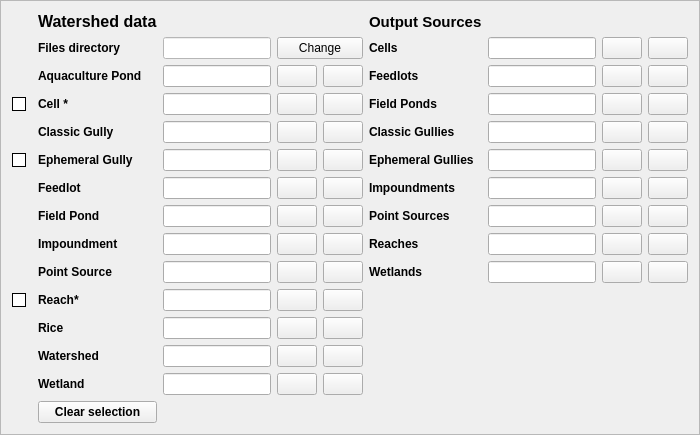
               <widget class="QFrame" name="frame_2">
                <property name="frameShape">
                 <enum>QFrame::StyledPanel</enum>
                </property>
                <property name="frameShadow">
                 <enum>QFrame::Raised</enum>
                </property>
                <layout class="QGridLayout" name="gridLayout_6">
                 <item row="0" column="0">
                  <layout class="QGridLayout" name="gridLayout">
                   <item row="3" column="1">
                    <widget class="QLabel" name="label_2">
                     <property name="font">
                      <font>
                       <weight>75</weight>
                       <bold>true</bold>
                      </font>
                     </property>
                     <property name="text">
                      <string>Cell *</string>
                     </property>
                    </widget>
                   </item>
                   <item row="1" column="1">
                    <widget class="QLabel" name="label_25">
                     <property name="font">
                      <font>
                       <weight>75</weight>
                       <bold>true</bold>
                      </font>
                     </property>
                     <property name="text">
                      <string>Files directory</string>
                     </property>
                    </widget>
                   </item>
                   <item row="1" column="8">
                    <widget class="QPushButton" name="w34">
                     <property name="text">
                      <string/>
                     </property>
                    </widget>
                   </item>
                   <item row="7" column="3">
                    <widget class="QPushButton" name="w6">
                     <property name="text">
                      <string/>
                     </property>
                    </widget>
                   </item>
                   <item row="7" column="4">
                    <widget class="QPushButton" name="w27">
                     <property name="text">
                      <string/>
                     </property>
                    </widget>
                   </item>
                   <item row="7" column="2">
                    <widget class="QLineEdit" name="l_7"/>
                   </item>
                   <item row="2" column="8">
                    <widget class="QPushButton" name="w35">
                     <property name="text">
                      <string/>
                     </property>
                    </widget>
                   </item>
                   <item row="13" column="1">
                    <widget class="QLabel" name="label_12">
                     <property name="font">
                      <font>
                       <weight>75</weight>
                       <bold>true</bold>
                      </font>
                     </property>
                     <property name="text">
                      <string>Wetland</string>
                     </property>
                    </widget>
                   </item>
                   <item row="0" column="1">
                    <widget class="QLabel" name="label">
                     <property name="font">
                      <font>
                       <pointsize>12</pointsize>
                       <weight>75</weight>
                       <bold>true</bold>
                      </font>
                     </property>
                     <property name="styleSheet">
                      <string notr="true"/>
                     </property>
                     <property name="text">
                      <string>Watershed data</string>
                     </property>
                    </widget>
                   </item>
                   <item row="7" column="7">
                    <widget class="QPushButton" name="w19">
                     <property name="text">
                      <string/>
                     </property>
                    </widget>
                   </item>
                   <item row="2" column="3">
                    <widget class="QPushButton" name="w1">
                     <property name="text">
                      <string/>
                     </property>
                    </widget>
                   </item>
                   <item row="10" column="1">
                    <widget class="QLabel" name="label_8">
                     <property name="font">
                      <font>
                       <weight>75</weight>
                       <bold>true</bold>
                      </font>
                     </property>
                     <property name="text">
                      <string>Reach*</string>
                     </property>
                    </widget>
                   </item>
                   <item row="8" column="8">
                    <widget class="QPushButton" name="w41">
                     <property name="text">
                      <string/>
                     </property>
                    </widget>
                   </item>
                   <item row="9" column="8">
                    <widget class="QPushButton" name="w42">
                     <property name="text">
                      <string/>
                     </property>
                    </widget>
                   </item>
                   <item row="8" column="6">
                    <widget class="QLineEdit" name="l_21"/>
                   </item>
                   <item row="3" column="5">
                    <widget class="QLabel" name="label_17">
                     <property name="font">
                      <font>
                       <weight>75</weight>
                       <bold>true</bold>
                      </font>
                     </property>
                     <property name="text">
                      <string>Field Ponds</string>
                     </property>
                    </widget>
                   </item>
                   <item row="5" column="2">
                    <widget class="QLineEdit" name="l_5"/>
                   </item>
                   <item row="2" column="7">
                    <widget class="QPushButton" name="w14">
                     <property name="text">
                      <string/>
                     </property>
                    </widget>
                   </item>
                   <item row="5" column="4">
                    <widget class="QPushButton" name="w25">
                     <property name="text">
                      <string/>
                     </property>
                    </widget>
                   </item>
                   <item row="4" column="5">
                    <widget class="QLabel" name="label_18">
                     <property name="font">
                      <font>
                       <weight>75</weight>
                       <bold>true</bold>
                      </font>
                     </property>
                     <property name="text">
                      <string>Classic Gullies</string>
                     </property>
                    </widget>
                   </item>
                   <item row="11" column="3">
                    <widget class="QPushButton" name="w10">
                     <property name="text">
                      <string/>
                     </property>
                    </widget>
                   </item>
                   <item row="8" column="7">
                    <widget class="QPushButton" name="w20">
                     <property name="text">
                      <string/>
                     </property>
                    </widget>
                   </item>
                   <item row="6" column="6">
                    <widget class="QLineEdit" name="l_19"/>
                   </item>
                   <item row="1" column="7">
                    <widget class="QPushButton" name="w13">
                     <property name="text">
                      <string/>
                     </property>
                    </widget>
                   </item>
                   <item row="9" column="3">
                    <widget class="QPushButton" name="w8">
                     <property name="text">
                      <string/>
                     </property>
                    </widget>
                   </item>
                   <item row="12" column="2">
                    <widget class="QLineEdit" name="l_12"/>
                   </item>
                   <item row="2" column="5">
                    <widget class="QLabel" name="label_16">
                     <property name="font">
                      <font>
                       <weight>75</weight>
                       <bold>true</bold>
                      </font>
                     </property>
                     <property name="text">
                      <string>Feedlots</string>
                     </property>
                    </widget>
                   </item>
                   <item row="9" column="5">
                    <widget class="QLabel" name="label_23">
                     <property name="font">
                      <font>
                       <weight>75</weight>
                       <bold>true</bold>
                      </font>
                     </property>
                     <property name="text">
                      <string>Wetlands</string>
                     </property>
                    </widget>
                   </item>
                   <item row="12" column="3">
                    <widget class="QPushButton" name="w11">
                     <property name="text">
                      <string/>
                     </property>
                    </widget>
                   </item>
                   <item row="3" column="8">
                    <widget class="QPushButton" name="w36">
                     <property name="text">
                      <string/>
                     </property>
                    </widget>
                   </item>
                   <item row="6" column="4">
                    <widget class="QPushButton" name="w26">
                     <property name="text">
                      <string/>
                     </property>
                    </widget>
                   </item>
                   <item row="6" column="3">
                    <widget class="QPushButton" name="w5">
                     <property name="text">
                      <string/>
                     </property>
                    </widget>
                   </item>
                   <item row="13" column="2">
                    <widget class="QLineEdit" name="l_13"/>
                   </item>
                   <item row="9" column="2">
                    <widget class="QLineEdit" name="l_9"/>
                   </item>
                   <item row="11" column="4">
                    <widget class="QPushButton" name="w31">
                     <property name="text">
                      <string/>
                     </property>
                    </widget>
                   </item>
                   <item row="10" column="3">
                    <widget class="QPushButton" name="w9">
                     <property name="text">
                      <string/>
                     </property>
                    </widget>
                   </item>
                   <item row="3" column="3">
                    <widget class="QPushButton" name="w2">
                     <property name="text">
                      <string/>
                     </property>
                    </widget>
                   </item>
                   <item row="1" column="5">
                    <widget class="QLabel" name="label_13">
                     <property name="font">
                      <font>
                       <weight>75</weight>
                       <bold>true</bold>
                      </font>
                     </property>
                     <property name="text">
                      <string>Cells</string>
                     </property>
                    </widget>
                   </item>
                   <item row="6" column="5">
                    <widget class="QLabel" name="label_20">
                     <property name="font">
                      <font>
                       <weight>75</weight>
                       <bold>true</bold>
                      </font>
                     </property>
                     <property name="text">
                      <string>Impoundments</string>
                     </property>
                    </widget>
                   </item>
                   <item row="6" column="1">
                    <widget class="QLabel" name="label_6">
                     <property name="font">
                      <font>
                       <weight>75</weight>
                       <bold>true</bold>
                      </font>
                     </property>
                     <property name="text">
                      <string>Feedlot </string>
                     </property>
                    </widget>
                   </item>
                   <item row="6" column="2">
                    <widget class="QLineEdit" name="l_6"/>
                   </item>
                   <item row="4" column="4">
                    <widget class="QPushButton" name="w24">
                     <property name="text">
                      <string/>
                     </property>
                    </widget>
                   </item>
                   <item row="12" column="4">
                    <widget class="QPushButton" name="w32">
                     <property name="text">
                      <string/>
                     </property>
                    </widget>
                   </item>
                   <item row="8" column="2">
                    <widget class="QLineEdit" name="l_8"/>
                   </item>
                   <item row="8" column="3">
                    <widget class="QPushButton" name="w7">
                     <property name="text">
                      <string/>
                     </property>
                    </widget>
                   </item>
                   <item row="12" column="1">
                    <widget class="QLabel" name="label_11">
                     <property name="font">
                      <font>
                       <weight>75</weight>
                       <bold>true</bold>
                      </font>
                     </property>
                     <property name="text">
                      <string>Watershed</string>
                     </property>
                    </widget>
                   </item>
                   <item row="5" column="5">
                    <widget class="QLabel" name="label_19">
                     <property name="font">
                      <font>
                       <weight>75</weight>
                       <bold>true</bold>
                      </font>
                     </property>
                     <property name="text">
                      <string>Ephemeral Gullies</string>
                     </property>
                    </widget>
                   </item>
                   <item row="1" column="3" colspan="2">
                    <widget class="QPushButton" name="change_w">
                     <property name="text">
                      <string>Change</string>
                     </property>
                    </widget>
                   </item>
                   <item row="14" column="1">
                    <widget class="QPushButton" name="clear_w">
                     <property name="font">
                      <font>
                       <weight>75</weight>
                       <bold>true</bold>
                      </font>
                     </property>
                     <property name="text">
                      <string>Clear selection</string>
                     </property>
                    </widget>
                   </item>
                   <item row="5" column="8">
                    <widget class="QPushButton" name="w38">
                     <property name="text">
                      <string/>
                     </property>
                    </widget>
                   </item>
                   <item row="10" column="2">
                    <widget class="QLineEdit" name="l_10"/>
                   </item>
                   <item row="6" column="7">
                    <widget class="QPushButton" name="w18">
                     <property name="text">
                      <string/>
                     </property>
                    </widget>
                   </item>
                   <item row="11" column="2">
                    <widget class="QLineEdit" name="l_11"/>
                   </item>
                   <item row="2" column="1">
                    <widget class="QLabel" name="label_3">
                     <property name="font">
                      <font>
                       <weight>75</weight>
                       <bold>true</bold>
                      </font>
                     </property>
                     <property name="text">
                      <string>Aquaculture Pond</string>
                     </property>
                    </widget>
                   </item>
                   <item row="10" column="4">
                    <widget class="QPushButton" name="w30">
                     <property name="text">
                      <string/>
                     </property>
                    </widget>
                   </item>
                   <item row="7" column="6">
                    <widget class="QLineEdit" name="l_20"/>
                   </item>
                   <item row="2" column="4">
                    <widget class="QPushButton" name="w22">
                     <property name="text">
                      <string/>
                     </property>
                    </widget>
                   </item>
                   <item row="5" column="6">
                    <widget class="QLineEdit" name="l_18"/>
                   </item>
                   <item row="4" column="7">
                    <widget class="QPushButton" name="w16">
                     <property name="text">
                      <string/>
                     </property>
                    </widget>
                   </item>
                   <item row="7" column="1">
                    <widget class="QLabel" name="label_14">
                     <property name="font">
                      <font>
                       <weight>75</weight>
                       <bold>true</bold>
                      </font>
                     </property>
                     <property name="text">
                      <string>Field Pond</string>
                     </property>
                    </widget>
                   </item>
                   <item row="3" column="4">
                    <widget class="QPushButton" name="w23">
                     <property name="text">
                      <string/>
                     </property>
                    </widget>
                   </item>
                   <item row="9" column="4">
                    <widget class="QPushButton" name="w29">
                     <property name="text">
                      <string/>
                     </property>
                    </widget>
                   </item>
                   <item row="9" column="7">
                    <widget class="QPushButton" name="w21">
                     <property name="text">
                      <string/>
                     </property>
                    </widget>
                   </item>
                   <item row="8" column="5">
                    <widget class="QLabel" name="label_22">
                     <property name="font">
                      <font>
                       <weight>75</weight>
                       <bold>true</bold>
                      </font>
                     </property>
                     <property name="text">
                      <string>Reaches</string>
                     </property>
                    </widget>
                   </item>
                   <item row="1" column="6">
                    <widget class="QLineEdit" name="l_14"/>
                   </item>
                   <item row="2" column="6">
                    <widget class="QLineEdit" name="l_15"/>
                   </item>
                   <item row="4" column="1">
                    <widget class="QLabel" name="label_4">
                     <property name="font">
                      <font>
                       <weight>75</weight>
                       <bold>true</bold>
                      </font>
                     </property>
                     <property name="text">
                      <string>Classic Gully</string>
                     </property>
                    </widget>
                   </item>
                   <item row="3" column="2">
                    <widget class="QLineEdit" name="l_3">
                     <property name="styleSheet">
                      <string notr="true"/>
                     </property>
                    </widget>
                   </item>
                   <item row="5" column="3">
                    <widget class="QPushButton" name="w4">
                     <property name="text">
                      <string/>
                     </property>
                    </widget>
                   </item>
                   <item row="4" column="8">
                    <widget class="QPushButton" name="w37">
                     <property name="text">
                      <string/>
                     </property>
                    </widget>
                   </item>
                   <item row="8" column="1">
                    <widget class="QLabel" name="label_7">
                     <property name="font">
                      <font>
                       <weight>75</weight>
                       <bold>true</bold>
                      </font>
                     </property>
                     <property name="text">
                      <string>Impoundment</string>
                     </property>
                    </widget>
                   </item>
                   <item row="8" column="4">
                    <widget class="QPushButton" name="w28">
                     <property name="text">
                      <string/>
                     </property>
                    </widget>
                   </item>
                   <item row="4" column="2">
                    <widget class="QLineEdit" name="l_4"/>
                   </item>
                   <item row="1" column="2">
                    <widget class="QLineEdit" name="l_1">
                     <property name="styleSheet">
                      <string notr="true">background-color: white;</string>
                     </property>
                    </widget>
                   </item>
                   <item row="3" column="6">
                    <widget class="QLineEdit" name="l_16"/>
                   </item>
                   <item row="13" column="4">
                    <widget class="QPushButton" name="w33">
                     <property name="text">
                      <string/>
                     </property>
                    </widget>
                   </item>
                   <item row="2" column="2">
                    <widget class="QLineEdit" name="l_2">
                     <property name="styleSheet">
                      <string notr="true"/>
                     </property>
                    </widget>
                   </item>
                   <item row="3" column="7">
                    <widget class="QPushButton" name="w15">
                     <property name="text">
                      <string/>
                     </property>
                    </widget>
                   </item>
                   <item row="11" column="1">
                    <widget class="QLabel" name="label_10">
                     <property name="font">
                      <font>
                       <weight>75</weight>
                       <bold>true</bold>
                      </font>
                     </property>
                     <property name="text">
                      <string>Rice</string>
                     </property>
                    </widget>
                   </item>
                   <item row="0" column="5">
                    <widget class="QLabel" name="label_15">
                     <property name="font">
                      <font>
                       <pointsize>11</pointsize>
                       <weight>75</weight>
                       <bold>true</bold>
                      </font>
                     </property>
                     <property name="text">
                      <string>Output Sources</string>
                     </property>
                    </widget>
                   </item>
                   <item row="5" column="7">
                    <widget class="QPushButton" name="w17">
                     <property name="text">
                      <string/>
                     </property>
                    </widget>
                   </item>
                   <item row="9" column="1">
                    <widget class="QLabel" name="label_9">
                     <property name="font">
                      <font>
                       <weight>75</weight>
                       <bold>true</bold>
                      </font>
                     </property>
                     <property name="text">
                      <string>Point Source</string>
                     </property>
                    </widget>
                   </item>
                   <item row="9" column="6">
                    <widget class="QLineEdit" name="l_22"/>
                   </item>
                   <item row="4" column="3">
                    <widget class="QPushButton" name="w3">
                     <property name="text">
                      <string/>
                     </property>
                    </widget>
                   </item>
                   <item row="6" column="8">
                    <widget class="QPushButton" name="w39">
                     <property name="text">
                      <string/>
                     </property>
                    </widget>
                   </item>
                   <item row="13" column="3">
                    <widget class="QPushButton" name="w12">
                     <property name="text">
                      <string/>
                     </property>
                    </widget>
                   </item>
                   <item row="7" column="8">
                    <widget class="QPushButton" name="w40">
                     <property name="text">
                      <string/>
                     </property>
                    </widget>
                   </item>
                   <item row="5" column="1">
                    <widget class="QLabel" name="label_5">
                     <property name="font">
                      <font>
                       <weight>75</weight>
                       <bold>true</bold>
                      </font>
                     </property>
                     <property name="text">
                      <string>Ephemeral Gully</string>
                     </property>
                    </widget>
                   </item>
                   <item row="4" column="6">
                    <widget class="QLineEdit" name="l_17"/>
                   </item>
                   <item row="7" column="5">
                    <widget class="QLabel" name="label_21">
                     <property name="font">
                      <font>
                       <weight>75</weight>
                       <bold>true</bold>
                      </font>
                     </property>
                     <property name="text">
                      <string>Point Sources</string>
                     </property>
                    </widget>
                   </item>
                   <item row="0" column="0">
                    <widget class="QLabel" name="label_80">
                     <property name="text">
                      <string/>
                     </property>
                    </widget>
                   </item>
                   <item row="3" column="0">
                    <widget class="QCheckBox" name="checkBox">
                     <property name="styleSheet">
                      <string notr="true">QCheckBox::hover{color:white}

QCheckBox::indicator:unchecked {
    background-color: white;
	border: 1px solid black
}
</string>
                     </property>
                     <property name="text">
                      <string/>
                     </property>
                    </widget>
                   </item>
                   <item row="5" column="0">
                    <widget class="QCheckBox" name="checkBox_2">
                     <property name="styleSheet">
                      <string notr="true">QCheckBox::hover{color:white}

QCheckBox::indicator:unchecked {
    background-color: white;
	border: 1px solid black
}
</string>
                     </property>
                     <property name="text">
                      <string/>
                     </property>
                    </widget>
                   </item>
                   <item row="10" column="0">
                    <widget class="QCheckBox" name="checkBox_3">
                     <property name="styleSheet">
                      <string notr="true">QCheckBox::hover{color:white}

QCheckBox::indicator:unchecked {
    background-color: white;
	border: 1px solid black
}
</string>
                     </property>
                     <property name="text">
                      <string/>
                     </property>
                    </widget>
                   </item>
                  </layout>
                 </item>
                </layout>
               </widget>
